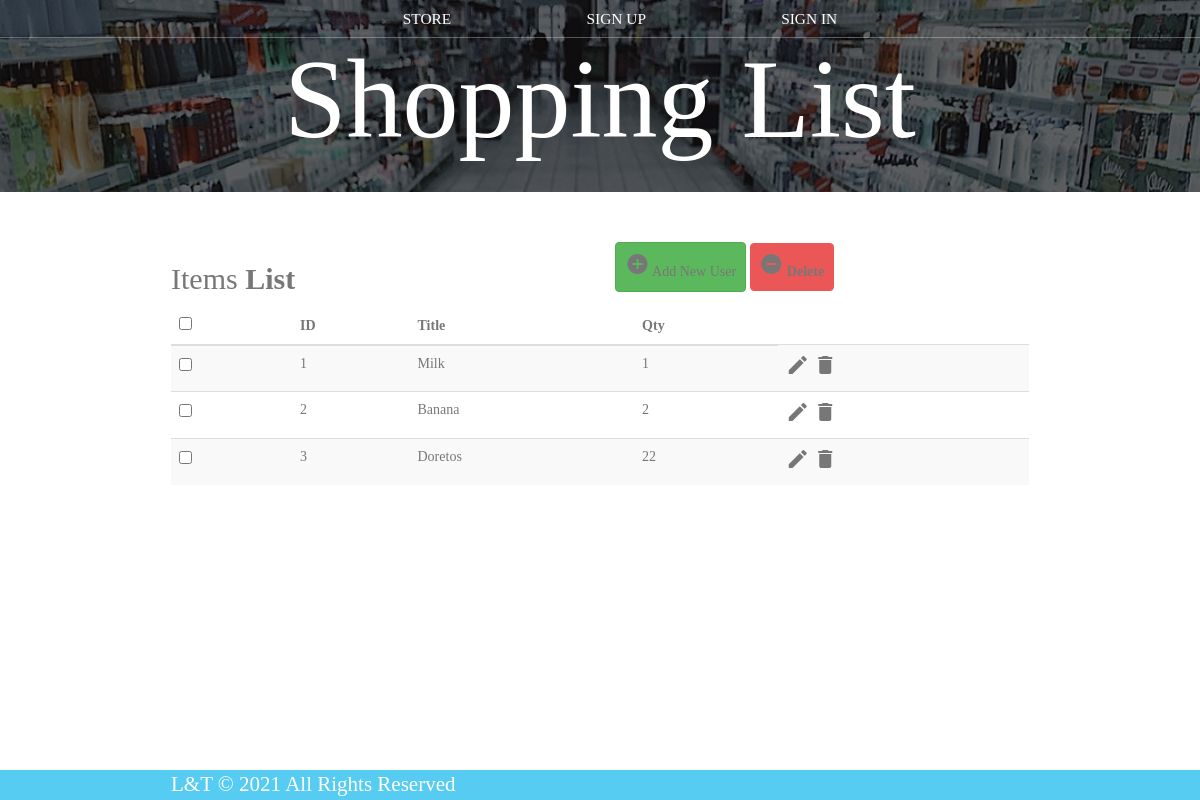
Page /items_list.php on the earlier database version.
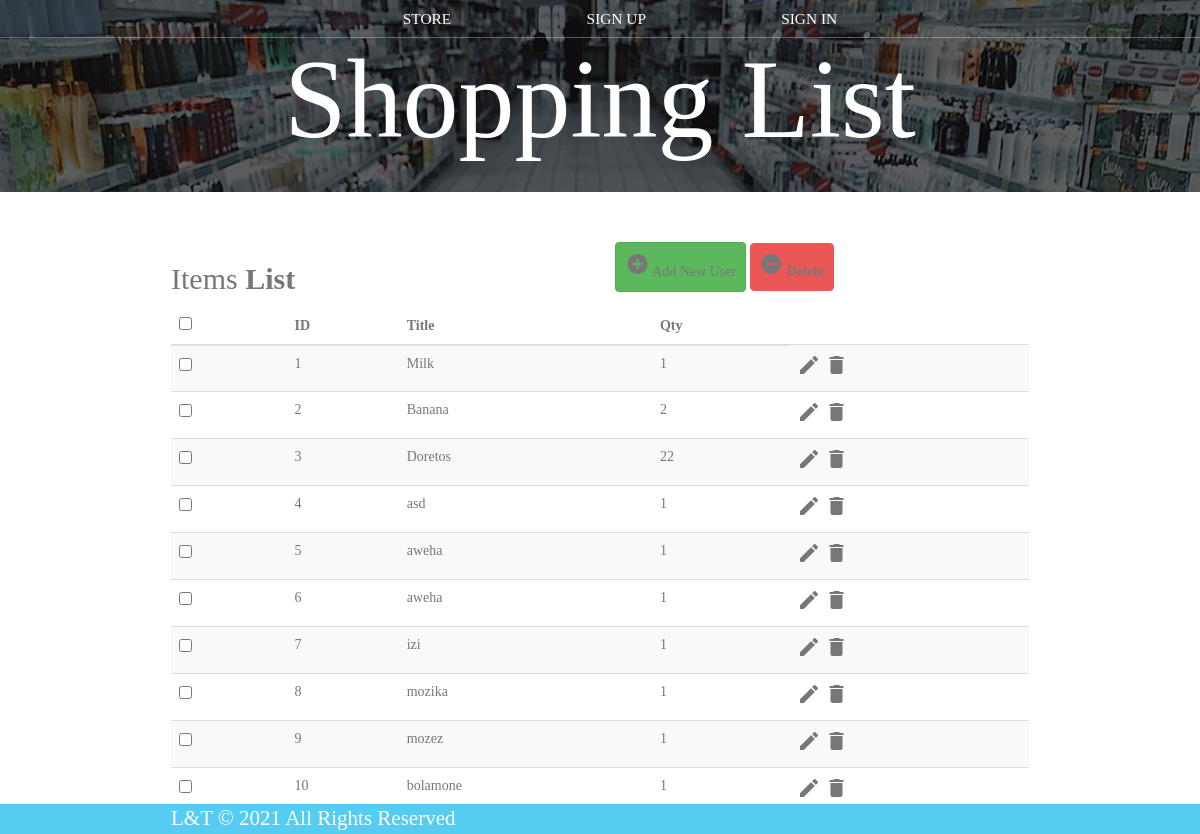
Same page on the later database version.
### tables this page shows
CREATE TABLE `items` (
  `id` int(11) NOT NULL,
  `title` varchar(255) NOT NULL,
  `qty` int(11) DEFAULT NULL
);

### items_list.php (the view, shortened to what this page needs)
<?php
include 'dbConnection.php';
?>
<!DOCTYPE html>
<html lang="en">
<head>
	<link rel="stylesheet" href="https://maxcdn.bootstrapcdn.com/font-awesome/4.7.0/css/font-awesome.min.css">
	<link rel="stylesheet" href="https://maxcdn.bootstrapcdn.com/bootstrap/3.3.7/css/bootstrap.min.css">
	<link rel="stylesheet" href="styles.css" />
</head>
<body>
	<header class="main-header">
		<nav class="main-nav nav">
			<ul>
				<li><a href="index.php">STORE</a></li>
				<li><a href="Sign_up.php">SIGN UP</a></li>
				<li><a href="Sign_in.php">SIGN IN</a></li>
			</ul>
		</nav>
		<h1 class="band-name band-name-large">Shopping List</h1>
	</header><br><br>
	<div class="container">
		<div class="table-wrapper">
			<div class="table-title">
				<div class="row">
					<div class="col-sm-6">
						<h2>Items <b>List</b></h2>
					</div>
					<div class="col-sm-6">
						<a href="#addEmployeeModal" class="btn btn-success" id="addnew" data-toggle="modal"><i class="material-icons"></i> <span>Add New User</span></a>
						<a href="JavaScript:void(0);" class="btn btn-danger" id="delete_multiple"><i class="material-icons"></i> <span>Delete</span></a>
					</div>
				</div>
			</div>
			<table class="table table-striped table-hover">
				<thead>
					<tr>
						<th>
							<span class="custom-checkbox">
								<input type="checkbox" id="selectAll">
							</span>
						</th>
						<th>ID</th>
						<th>Title</th>
						<th>Qty</th>
					</tr>
				</thead>
				<tbody>
					<?php
					$result = mysqli_query($conn, "SELECT * FROM items");
					$i = 1;
					while ($row = mysqli_fetch_array($result)) {
					?>
						<tr id="<?php echo $row["id"]; ?>">
							<td>
								<span class="custom-checkbox">
									<input type="checkbox" class="user_checkbox" data-user-id="<?php echo $row["id"]; ?>">
								</span>
							</td>
							<td><?php echo $i; ?></td>
							<td><?php echo $row["title"]; ?></td>
							<td><?php echo $row["qty"]; ?></td>
							<td>
								<a href="#editEmployeeModal" class="edit" data-toggle="modal">
									<i class="material-icons update" data-toggle="tooltip" data-id="<?php echo $row["id"]; ?>" data-title="<?php echo $row["title"]; ?>" data-qty="<?php echo $row["qty"]; ?>" title="Edit"></i>
								</a>
								<a href="#deleteEmployeeModal" class="delete" data-id="<?php echo $row["id"]; ?>" data-toggle="modal"><i class="material-icons" data-toggle="tooltip" title="Delete"></i></a>
							</td>
						</tr>
					<?php
						$i++;
					}
					?>
				</tbody>
			</table>
		</div>
	</div>
	<footer class="main-footer">
		<div class="container main-footer-container">
			<h4 class="band-name">L&T © 2021 All Rights Reserved</h4>
		</div>
	</footer>
</body>
</html>

### styles.css (style rules this page uses)
* { box-sizing: border-box; font-family: Raleway; color: #777; }
html, body { margin: 0; padding: 0; min-height: 100%; }
.nav ul { margin: 0; }
.nav li { display: inline; }
.nav a { display: inline-block; padding: .5em; color: white; text-decoration: none; }
.main-nav { text-align: center; font-size: 1.1em; font-weight: lighter; border-bottom: 1px solid rgba(255, 255, 255, .3) }
.main-nav li { padding: 0 5%; }
.main-header { background-color: rgba(0, 0, 0, .6); background-image: url("Images/cartbg.jpg"); background-blend-mode: multiply; background-size: cover; padding-bottom: 30px; }
.band-name { text-align: center; margin: 0; font-size: 1.5em; font-weight: normal; color: white; }
.band-name-large { font-size: 8em; }
.container { max-width: 900px; margin: 0 auto; padding: 0 1.5em; }
.main-footer { background-color: #56CCF2; color: white; padding: .25em 0; }
.main-footer-container { display: flex; align-items: center; }
.btn { text-align: center; vertical-align: middle; padding: .67em .67em; cursor: pointer; }
.btn-danger { color: white; background-color: #EB5757; border: none; border-radius: .3em; font-weight: bold; }
input { font-size: x-large; border-color: grey; border-width: 5px; }
footer { position: fixed; left: 0; bottom: 0; width: 100%; background-color: lightgray; color: black; text-align: center; font-weight: bold; }

Differences in the rows shown:
added items: title "asd", qty "1"
added items: title "aweha", qty "1"
added items: title "aweha", qty "1"
added items: title "izi", qty "1"
added items: title "mozika", qty "1"
added items: title "mozez", qty "1"
added items: title "bolamone", qty "1"
